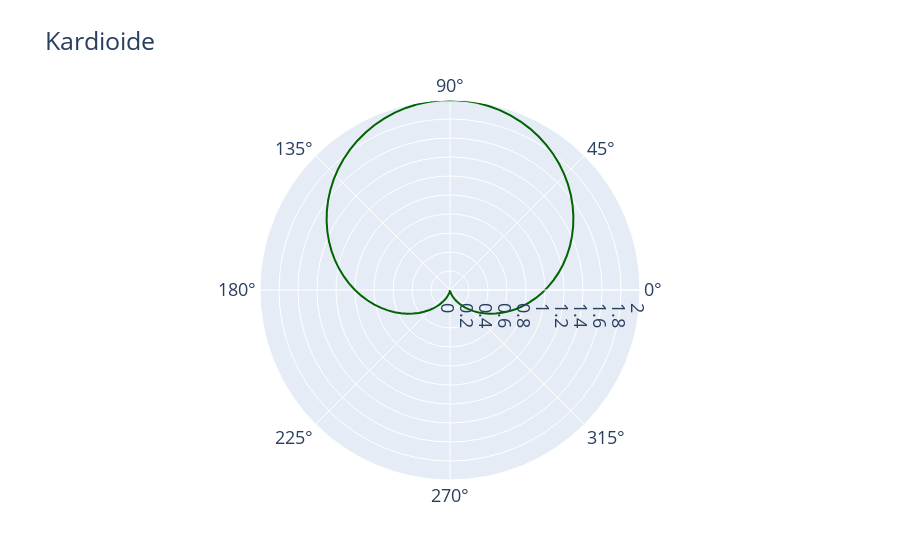

Write notebook code for a chart like this one.
### Markdown cell above
Neben Express können wir wieder *graphics objects* einsetzen. Dort verwenden wir *Scatterpolar*.

### Code cell
import plotly.graph_objects as go

fig = go.Figure(data=
    go.Scatterpolar(
        r = r,
        theta = np.rad2deg(phi),
        mode = 'lines',
        name = 'Kardioide',
        line_color = 'darkgreen',
    ))


fig.update_layout(
    title="Kardioide",
    font=dict(
        size=18
    )
)

fig.show()
